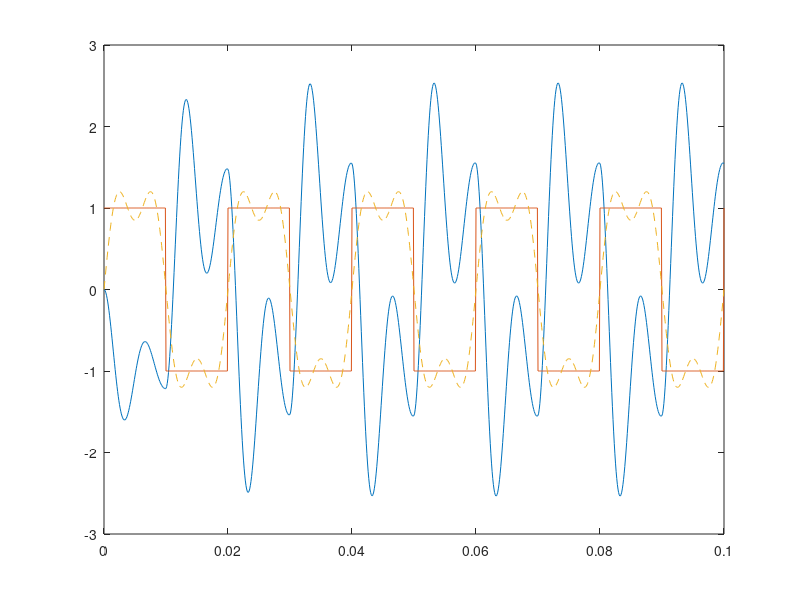

Reproduce this figure in MATLAB.
t=0:1/1e4:0.1; %sampling 10 kHz during 0.1s
X=square(2*pi*t*50); %50 Hz square wave

L=1/100;
f=@(x) 4./pi.*(sin(pi*x./L)+1/3.*sin(3*pi*x./L));%+1/5.*sin(5*pi*x./L)+1/7.*sin(7*pi*x./L)); 

R2_R3=0.32;
G=10;
C=1/1e6;
R=10400;

s=tf('s');
H3=-1/((1+((R2_R3)*G/(R*C)*(1/s))+(G/(R*C)*1/s)^2));
H2=H3*(1/s*G/(R*C));
H1=H2*(1/s*G/(R*C));

Y=lsim(H1, X, t);
plot(t, Y);
hold on
plot(t, X);
hold on
plot(t, f(t), "LineStyle","--")